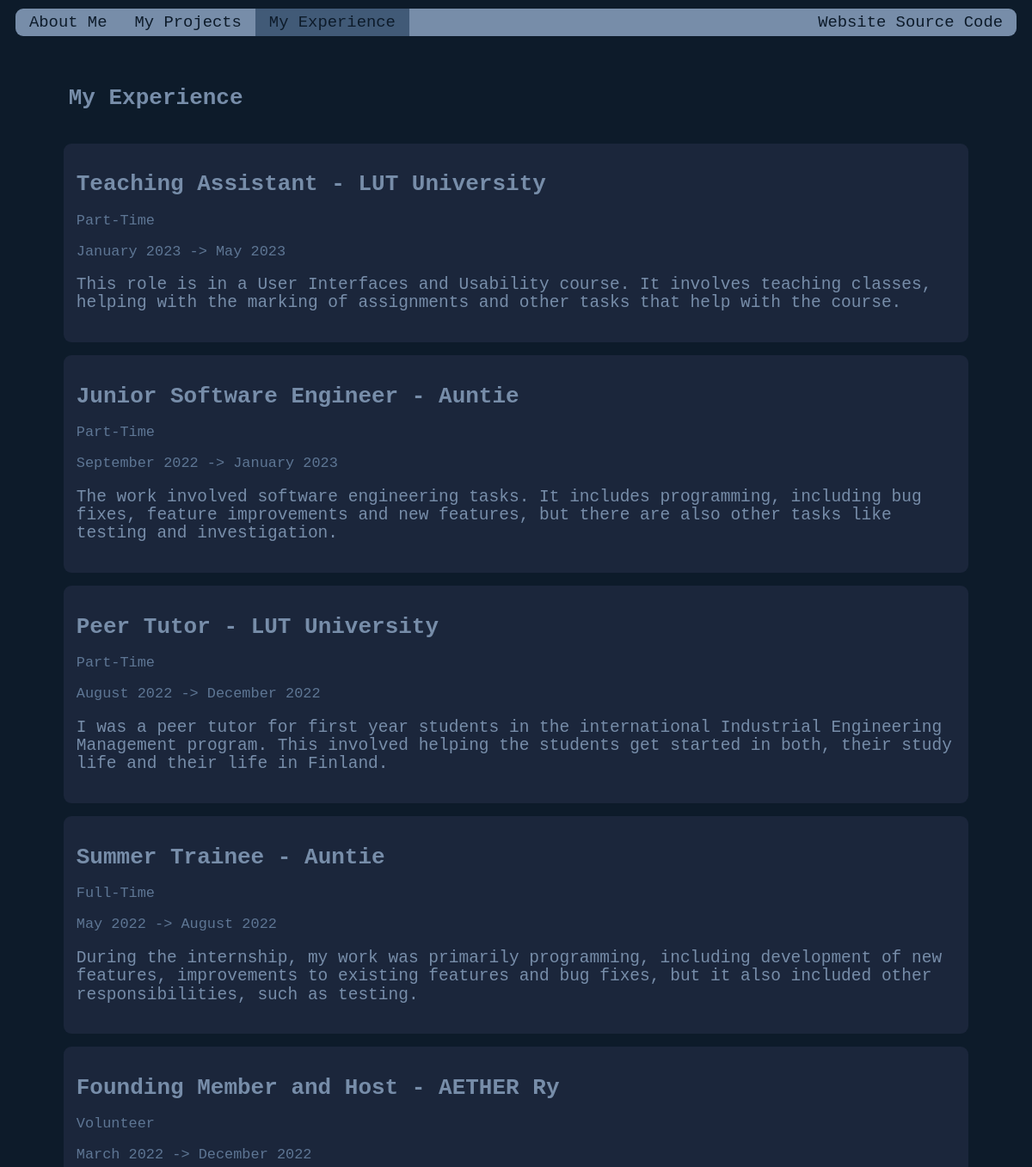
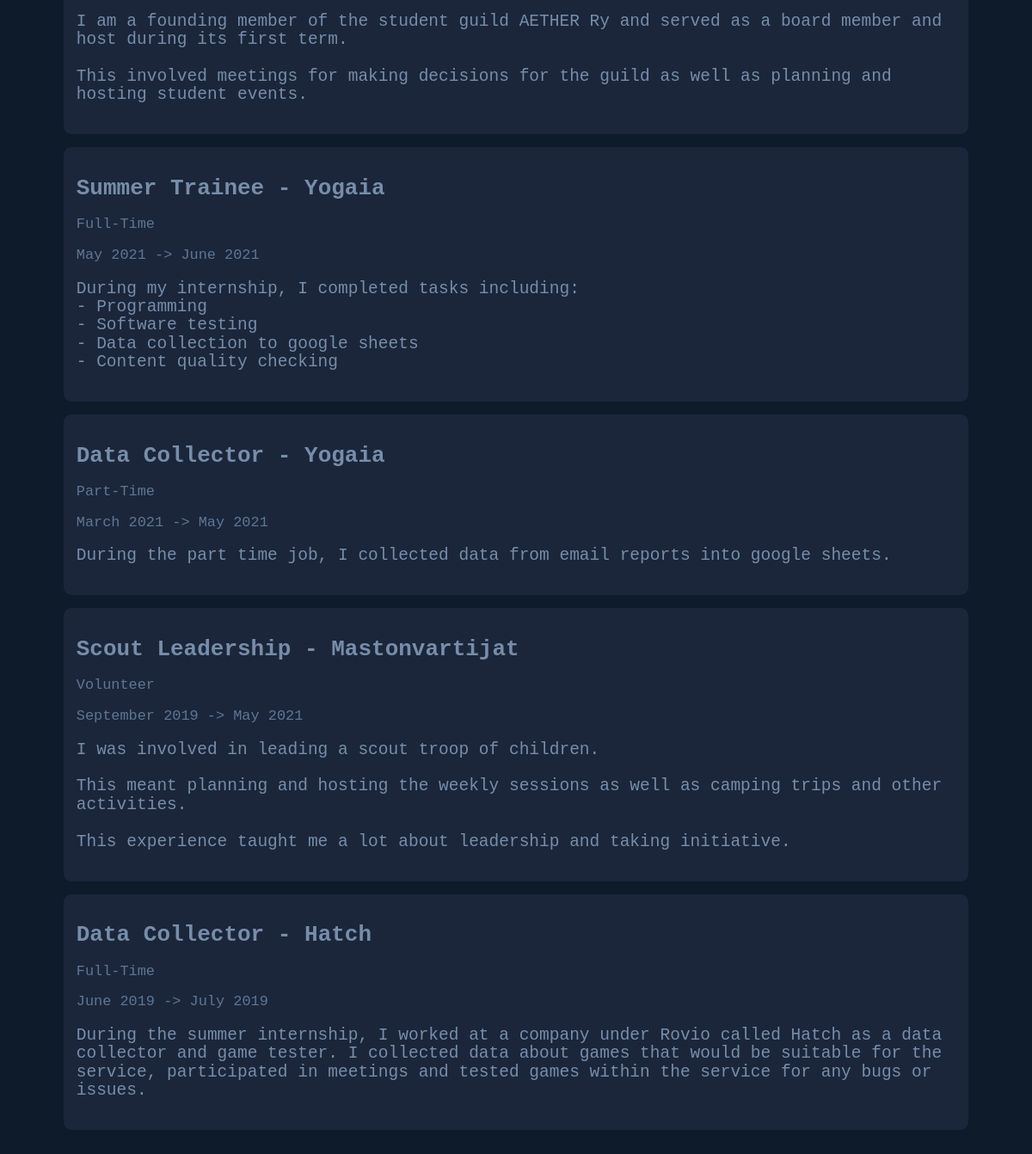
Screenshot of /experience with the database file from the repository (2 pictures, top to bottom).
### base/models.py (models this page shows, shortened)
class Experience(models.Model):
    exptype = models.CharField(max_length=200,choices=[("Full-Time","Full-Time"),("Part-Time","Part-Time"),("Volunteer","Volunteer")])
    title = models.CharField(max_length=200)
    company = models.CharField(max_length=200)
    startdate = models.DateField()
    enddate = models.DateField()
    description = models.TextField()
    def showStartTime(self):
        return  self.startdate.strftime("%B %Y")
    def showEndTime(self):
        return  self.enddate.strftime("%B %Y")

### base/views.py (the view)
# urls.py: path("experience", views.ExperienceView.as_view(), name="experience"),
class ExperienceView(TemplateView):
    qs = Experience.objects.all().order_by("-startdate")
    template_name = "base/experiences.html"
    def get_context_data(self, **kwargs):
        context = super().get_context_data(**kwargs)
        context["experiences"] = self.qs
        return context

### base/templates/base/experiences.html (shortened to what this page needs)
<!DOCTYPE html>
{% load static %}
<link rel="stylesheet" href="{% static 'base/style.css' %}">
<html>
<head>
</head>
<body>
<ul class="topnav">
    <li><a href="/">About Me</a></li>
    <li><a href="/projects">My Projects</a></li>
    <li><a class="active" href="/experience">My Experience</a></li>
    <li class = "right"><a href="https://github.com/ottop/ottop_website" target="_blank" rel="noopener noreferrer">Website Source Code</a></li>
</ul>
<div class="row disp">
<div class = "content">
    <h1>My Experience</h1>
    <ul>
        {% for experience in experiences %}
        <li>
            <div class = "box">
                <h1 class="itemname">{{experience.title}} - {{experience.company}}</h1>
                <p style="font-size:1.3em;color:#5e7694">{{experience.exptype}}</p>
                <p style="font-size:1.3em;color:#5e7694">{{experience.showStartTime}} -> {{experience.showEndTime}}</p>
                <pre><p style="font-size:1.5em;line-height:1.1;">{{experience.description}}</p></pre>
            </div>
        </li>
        {% endfor %}
      </ul>
</div>
</div>
</body>
</html>

### base/static/base/style.css (style rules this page uses)
:root { --color1:#0d1b2a; --color2:#1b263b; --color3:#415a77; --color4:#778da9; --color5:#e0e1dd; }
h1 { font-family:monospace; color: var(--color4); margin-left:2%; width: 100%; }
p { font-family:monospace; color: var(--color4); font-size: 1.4em; }
.itemname { margin-left:0%; }
pre { white-space: pre-wrap; white-space: -moz-pre-wrap; white-space: -pre-wrap; white-space: -o-pre-wrap; word-wrap: break-word; }
.box { margin:1%; margin-top:15px; margin-bottom:0; max-width:100%; vertical-align: top; background-color: var(--color2); padding:15px; border-radius: 9px; flex-grow: 1; height:100% }
.content { margin:1%; margin-top:15px; margin-bottom:0; width:250px; max-width:100%; vertical-align: top; padding:15px; border-radius: 9px; flex-grow: 1; height:100% }
body { background: var(--color1) }
.disp { display: flex; flex-wrap: wrap; justify-content:space-evenly; margin-right:2%; margin-left:2% }
li { color: var(--color4); }
li a { font-family:monospace; display: inline-block; padding: 5px; font-size: 1.35em; color: var(--color4); }
ul.topnav { border-radius: 9px; list-style-type: none; margin: 10px; padding: 0; overflow: hidden; background: var(--color4); }
ul.topnav li { float: left; }
ul.topnav li a { font-size: 1.45em; display: block; color: var(--color1); text-align: center; padding: 5px 16px; text-decoration: none; }
ul.topnav li a.active { background-color: var(--color3); }
ul.topnav li.right { float: right; }
ul { list-style: none; padding:5px; }

### rows the page displays
Experience: title "Teaching Assistant", company "LUT University", exptype "Part-Time", showStartTime "January 2023", showEndTime "May 2023", description "This role is in a User Interfaces and Usability course. It involves teaching classes, helping with the marking of assignments and other tasks that help with the course."
Experience: title "Junior Software Engineer", company "Auntie", exptype "Part-Time", showStartTime "September 2022", showEndTime "January 2023", description "The work involved software engineering tasks. It includes programming, including bug fixes, feature improvements and new features, but there are also other tasks like testing and investigation."
Experience: title "Peer Tutor", company "LUT University", exptype "Part-Time", showStartTime "August 2022", showEndTime "December 2022", description "I was a peer tutor for first year students in the international Industrial Engineering Management program. This involved helping the students get started in both, their study life and their life in Finland."
Experience: title "Summer Trainee", company "Auntie", exptype "Full-Time", showStartTime "May 2022", showEndTime "August 2022", description "During the internship, my work was primarily programming, including development of new features, improvements to existing features and bug fixes, but it also included other responsibilities, such as testing."
Experience: title "Founding Member and Host", company "AETHER Ry", exptype "Volunteer", showStartTime "March 2022", showEndTime "December 2022", description "I am a founding member of the student guild AETHER Ry and served as a board member and host during its first term. This involved meetings for making decisions for the guild as well as planning and hosting student events."
Experience: title "Summer Trainee", company "Yogaia", exptype "Full-Time", showStartTime "May 2021", showEndTime "June 2021", description "During my internship, I completed tasks including: - Programming - Software testing - Data collection to google sheets - Content quality checking"
Experience: title "Data Collector", company "Yogaia", exptype "Part-Time", showStartTime "March 2021", showEndTime "May 2021", description "During the part time job, I collected data from email reports into google sheets."
Experience: title "Scout Leadership", company "Mastonvartijat", exptype "Volunteer", showStartTime "September 2019", showEndTime "May 2021", description "I was involved in leading a scout troop of children. This meant planning and hosting the weekly sessions as well as camping trips and other activities. This experience taught me a lot about leadership and taking initiative."
Experience: title "Data Collector", company "Hatch", exptype "Full-Time", showStartTime "June 2019", showEndTime "July 2019", description "During the summer internship, I worked at a company under Rovio called Hatch as a data collector and game tester. I collected data about games that would be suitable for the service, participated in meetings and tested games within the service for any bugs or issues."
